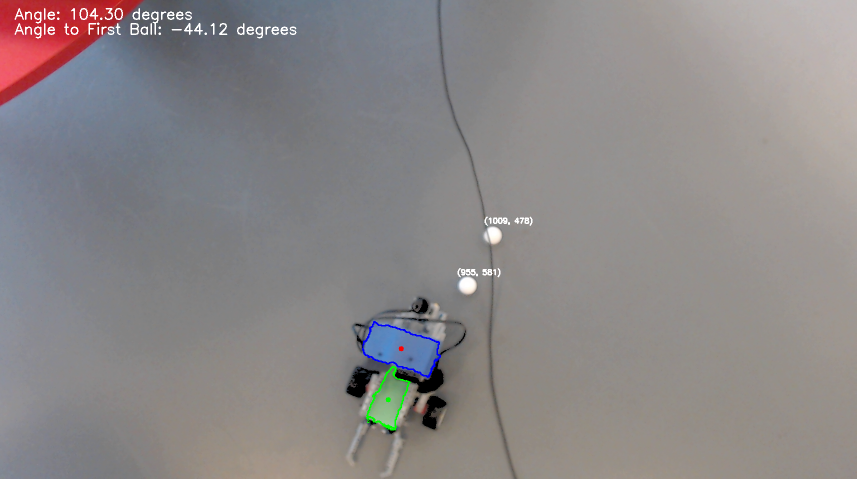
#> input picture 1. ORIGINAL-CODE/Images/image1.png, 1713 x 957 px, given in place of the camera (shown at 1/2 size)
$ python ObjectDetection.py
#> lines starting #> are read from the running program, lines starting #| are printed output that depends on the picture; after the words box and inside, x2 and y2 are one past the last pixel; in counts of white or black regions, pixels touching at a corner belong together
import cv2
import numpy as np

def detect_robot_points():

    cap = cv2.VideoCapture(0, cv2.CAP_DSHOW)

    cap.set(cv2.CAP_PROP_FRAME_WIDTH, 800)
    cap.set(cv2.CAP_PROP_FRAME_HEIGHT, 800)

    lower_blue = np.array([90, 100, 50])
    upper_blue = np.array([130, 255, 255])

    lower_green = np.array([40, 50, 50])
    upper_green = np.array([90, 255, 255])

    lower_white = np.array([0, 0, 200])
    upper_white = np.array([179, 30, 255])

    lower_black = np.array([0, 0, 0])
    upper_black = np.array([179, 70, 70])

    while True:
        ret, frame = cap.read()
#> frame is the input picture: shape (957, 1713, 3); mean B, G, R 135.9, 135.1, 139.2

        if not ret:
            break

        hsv = cv2.cvtColor(frame, cv2.COLOR_BGR2HSV)
#> hsv: shape (957, 1713, 3); mean H, S, V 53.5, 21.7, 144.2

        mask_blue = cv2.inRange(hsv, lower_blue, upper_blue)
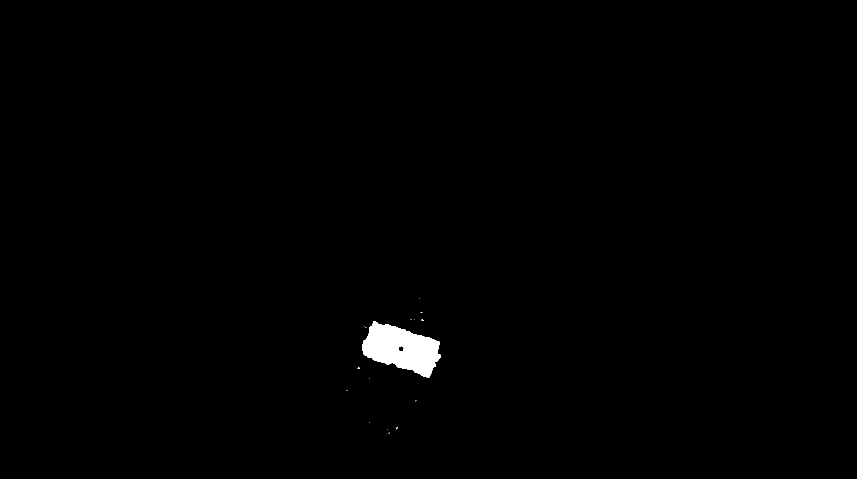
#> mask_blue: shape (957, 1713) (shown at 1/2 size); 0.66% white; 16 white regions (15 under 20 px), largest, box (x1, y1, x2, y2) and area: (724, 642, 882, 756) 10701
        mask_green = cv2.inRange(hsv, lower_green, upper_green)
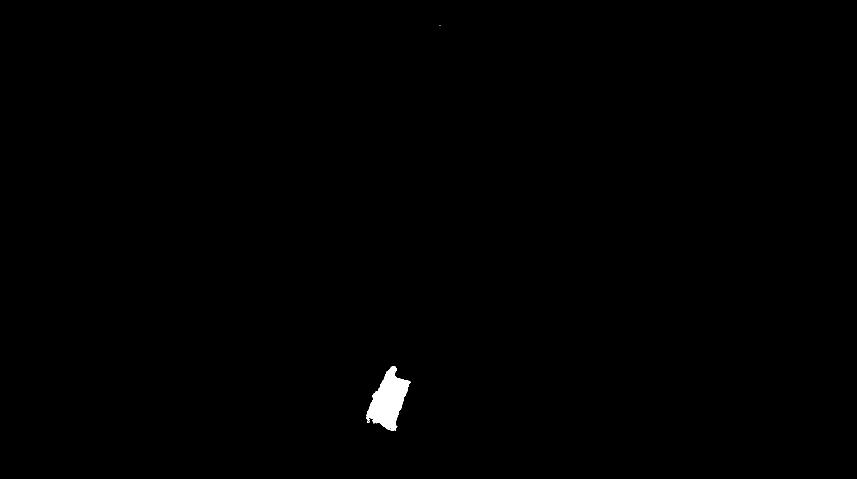
#> mask_green: shape (957, 1713) (shown at 1/2 size); 0.37% white; 2 white regions (1 under 20 px), largest, box (x1, y1, x2, y2) and area: (732, 732, 822, 861) 6098
        mask_white = cv2.inRange(hsv, lower_white, upper_white)
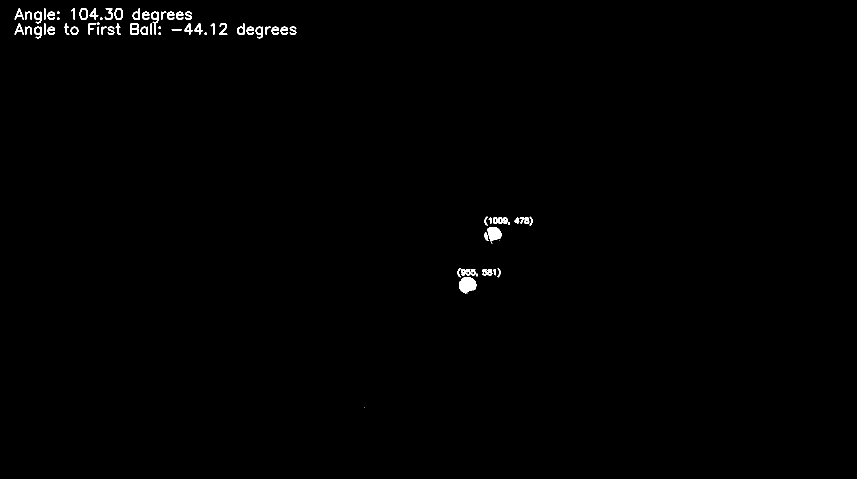
#> mask_white: shape (957, 1713) (shown at 1/2 size); 0.54% white; 72 white regions (4 under 20 px), largest, box (x1, y1, x2, y2) and area: (918, 554, 953, 587) 856, (975, 454, 1003, 483) 599, (986, 435, 1015, 448) 267
        mask_black = cv2.inRange(hsv, lower_black, upper_black)
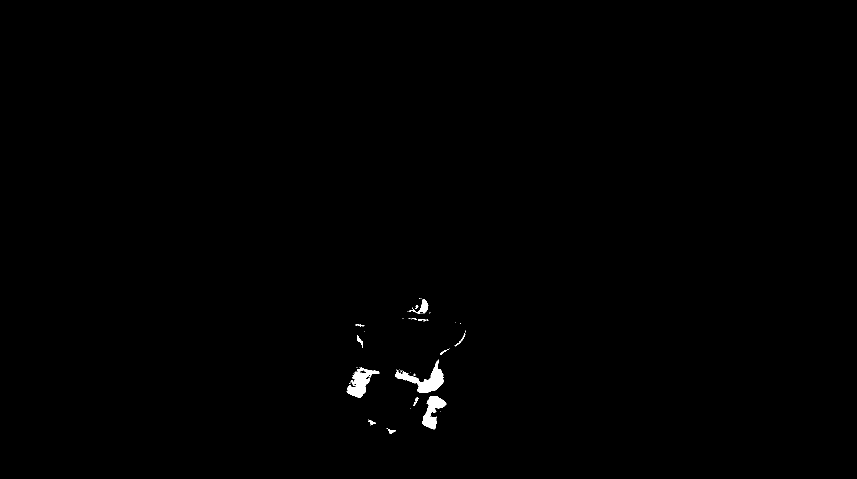
#> mask_black: shape (957, 1713) (shown at 1/2 size); 0.38% white; 57 white regions (44 under 20 px)

        contours_blue, _ = cv2.findContours(mask_blue, cv2.RETR_EXTERNAL, cv2.CHAIN_APPROX_SIMPLE)
#> contours_blue = 16 contours, 15 with area under 20; largest, box (x1, y1, x2, y2) and area: (724, 642, 882, 756) 10576
        contours_green, _ = cv2.findContours(mask_green, cv2.RETR_EXTERNAL, cv2.CHAIN_APPROX_SIMPLE)
#> contours_green = 2 contours, 1 with area under 20; largest, box (x1, y1, x2, y2) and area: (732, 732, 822, 861) 5921
        contours_white, _ = cv2.findContours(mask_white, cv2.RETR_EXTERNAL, cv2.CHAIN_APPROX_SIMPLE)
#> contours_white = 72 contours, 13 with area under 20; largest, box (x1, y1, x2, y2) and area: (918, 554, 953, 587) 806, (975, 454, 1003, 483) 554, (261, 46, 278, 70) 342, (229, 16, 246, 40) 304, (159, 16, 176, 40) 304
        contours_black, _ = cv2.findContours(mask_black, cv2.RETR_EXTERNAL, cv2.CHAIN_APPROX_SIMPLE)
#> contours_black = 57 contours, 46 with area under 20; largest, box (x1, y1, x2, y2) and area: (790, 719, 887, 786) 1964, (693, 735, 759, 795) 1583, (845, 792, 893, 859) 1362, (817, 599, 857, 628) 297, (714, 671, 725, 696) 68

        blue_coordinates = []
        for contour in contours_blue:
            area = cv2.contourArea(contour)
            if area > 100:
                cv2.drawContours(frame, [contour], -1, (255, 0, 0), 2)
                moments = cv2.moments(contour)
                cx = int(moments["m10"] / moments["m00"])
                cy = int(moments["m01"] / moments["m00"])
                blue_coordinates.append((cx, cy))
                cv2.circle(frame, (cx, cy), 5, (0, 0, 255), -1)
#> this loop made 16 passes
#> (area, cx, cy) on pass 11: (10575.5, 802, 697)
#> frame: shape (957, 1713, 3); 0.04% of pixels changed, all inside (x1, y1, x2, y2) = (723, 641, 883, 757)
#> after the loop, blue_coordinates = [(802, 697)]


        green_coordinates = []
        for contour in contours_green:
            area = cv2.contourArea(contour)
            if area > 100:
                cv2.drawContours(frame, [contour], -1, (0, 255, 0), 2)
                moments = cv2.moments(contour)
                cx = int(moments["m10"] / moments["m00"])
                cy = int(moments["m01"] / moments["m00"])
                green_coordinates.append((cx, cy))
                cv2.circle(frame, (cx, cy), 5, (0, 255, 0), -1)
#> this loop made 2 passes
#> (area, cx, cy) on pass 1: (5921, 776, 800)
#> frame: shape (957, 1713, 3); mean B, G, R 135.9, 135.2, 139.2
#> after the loop, green_coordinates = [(776, 800)]


        white_coordinates = []
        for contour in contours_white:
            area = cv2.contourArea(contour)
            if area > 100:
                moments = cv2.moments(contour)
                cx = int(moments["m10"] / moments["m00"])
                cy = int(moments["m01"] / moments["m00"])
                white_coordinates.append((cx, cy))
                cv2.circle(frame, (cx, cy), 5, (255, 255, 255), -1)
                cv2.putText(frame, f"({cx}, {cy})", (cx - 20, cy - 20), cv2.FONT_HERSHEY_SIMPLEX, 0.5, (255, 255, 255), 2)
#> this loop made 72 passes
#> (area, cx, cy) on passes 3, 6, 7, 14, 16, 18, 26, 27, 29, 30, 32, 36: (806, 934, 569), (158, 975, 543), (130, 941, 543), (554.5, 988, 466), (129, 1050, 440), (273.5, 999, 440), (131, 567, 60), (131, 549, 60), (220.5, 518, 62), (131, 499, 60), (193, 288, 61), (192, 148, 61)
#> area on passes 5, 8, 9, 10, 13, 17: 29, 84.5, 37, 38, 68, 56
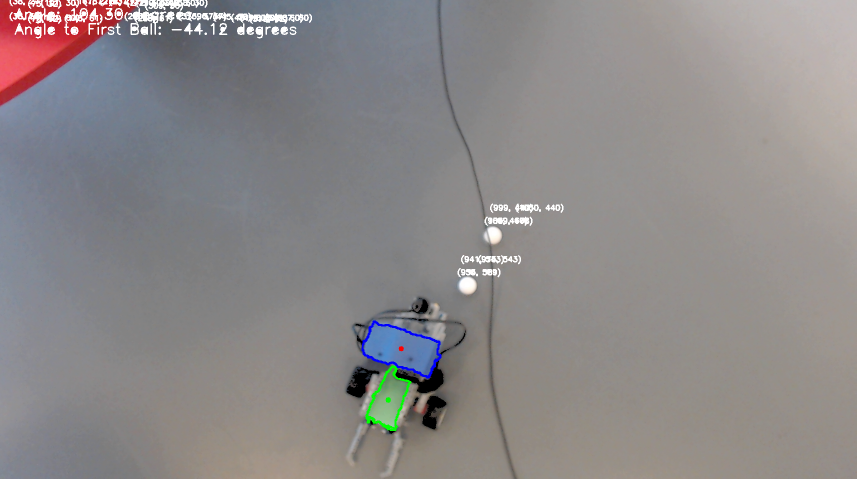
#> frame: shape (957, 1713, 3) (shown at 1/2 size); mean B, G, R 137, 136.4, 140.1
#> after the loop, white_coordinates = 32 pairs, first value 38 to 1050, second value 27 to 569

        frame[mask_black > 0] = 0
#> frame: shape (957, 1713, 3); 0.01% of pixels changed, all inside (x1, y1, x2, y2) = (724, 687, 882, 862)


        if len(blue_coordinates) > 0 and len(green_coordinates) > 0:
            backpoint = blue_coordinates[0]
#> backpoint = (802, 697)
            frontpoint = green_coordinates[0]
#> frontpoint = (776, 800)
            dx = frontpoint[0] - backpoint[0]
#> dx = -26
            dy = frontpoint[1] - backpoint[1]
#> dy = 103
            angle_back_front = np.degrees(np.arctan2(dy, dx))
#> angle_back_front = 104.2
            cv2.putText(frame, f"Angle: {angle_back_front:.2f} degrees", (50, 50), cv2.FONT_HERSHEY_SIMPLEX, 1, (255, 255, 255), 2)


        if len(blue_coordinates) > 0 and len(white_coordinates) > 0:
            backpoint = blue_coordinates[0]
            min_distance = float('inf')
            closest_ball = None
            for ball in white_coordinates:
                dx = ball[0] - backpoint[0]
                dy = ball[1] - backpoint[1]
                distance = np.sqrt(dx**2 + dy**2)
                if distance < min_distance:
                    min_distance = distance
                    closest_ball = ball
#> this loop made 32 passes
#> (dx, dy, distance, min_distance, closest_ball) on pass 1: (132, -128, 183.9, 183.9, (934, 569))
#> (ball, dx, dy, distance) on passes 2 to 7: ((975, 543), 173, -154, 231.6), ((941, 543), 139, -154, 207.5), ((988, 466), 186, -231, 296.6), ((1050, 440), 248, -257, 357.1), ((999, 440), 197, -257, 323.8), ((567, 60), -235, -637, 679)
#> after the loop, min_distance = 183.9
            if closest_ball is not None:
                dx = closest_ball[0] - backpoint[0]
#> dx = 132
                dy = closest_ball[1] - backpoint[1]
#> dy = -128
                angle_back_ball = np.degrees(np.arctan2(dy, dx))
#> angle_back_ball = -44.12
                cv2.putText(frame, f"Angle to First Ball: {angle_back_ball:.2f} degrees", (50, 80), cv2.FONT_HERSHEY_SIMPLEX, 1, (255, 255, 255), 2)
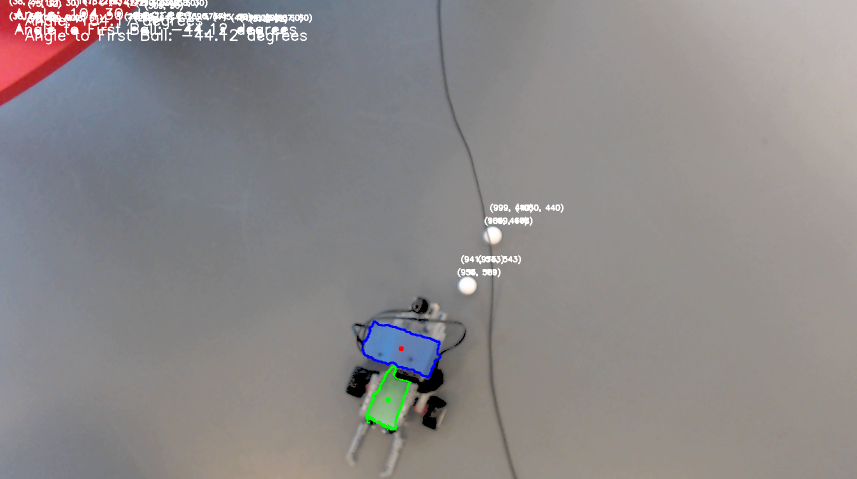
#> frame: shape (957, 1713, 3) (shown at 1/2 size); mean B, G, R 137.5, 136.8, 140.4

        cv2.imshow("Robot Point Detection", frame)

        if cv2.waitKey(1) & 0xFF == ord('q'):
#> (key q is pressed here)
            break

        print("Green Point Coordinates:")
        for coord in green_coordinates:
            print(coord)

        print("Blue Point Coordinates:")
        for coord in blue_coordinates:
            print(coord)

        print("White Ball Coordinates:")
        for coord in white_coordinates:
            print(coord)

    cap.release()
    cv2.destroyAllWindows()

if __name__ == '__main__':
    detect_robot_points()

$ run again, on 1. ORIGINAL-CODE/Images/image3.png
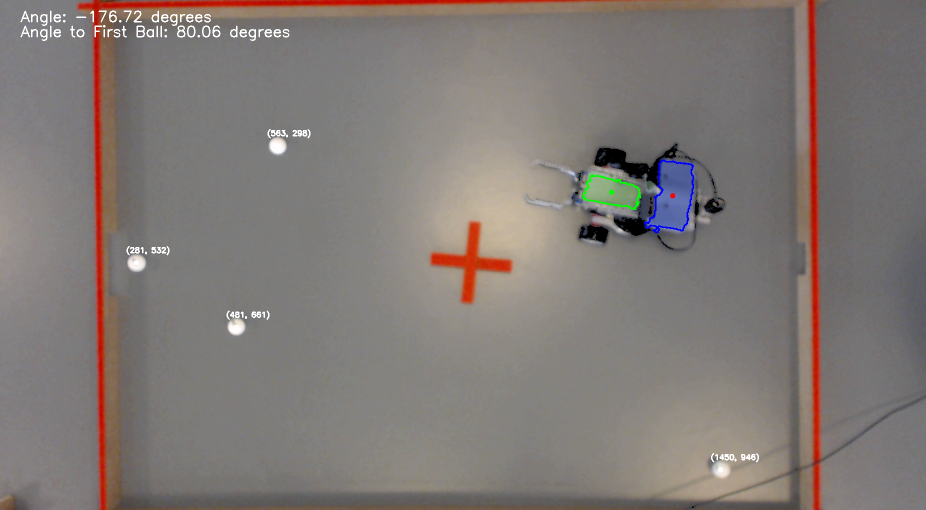
#> input picture 1. ORIGINAL-CODE/Images/image3.png, 1852 x 1020 px, given in place of the camera (shown at 1/2 size)
#> in detect_robot_points, frame is the input picture: shape (1020, 1852, 3); mean B, G, R 117.4, 120.9, 128.8
#> hsv: shape (1020, 1852, 3); mean H, S, V 41.2, 23.2, 129.9
#> in detect_robot_points, `mask_blue = cv2.inRange(hsv, lower_blue, upper_blue)`:
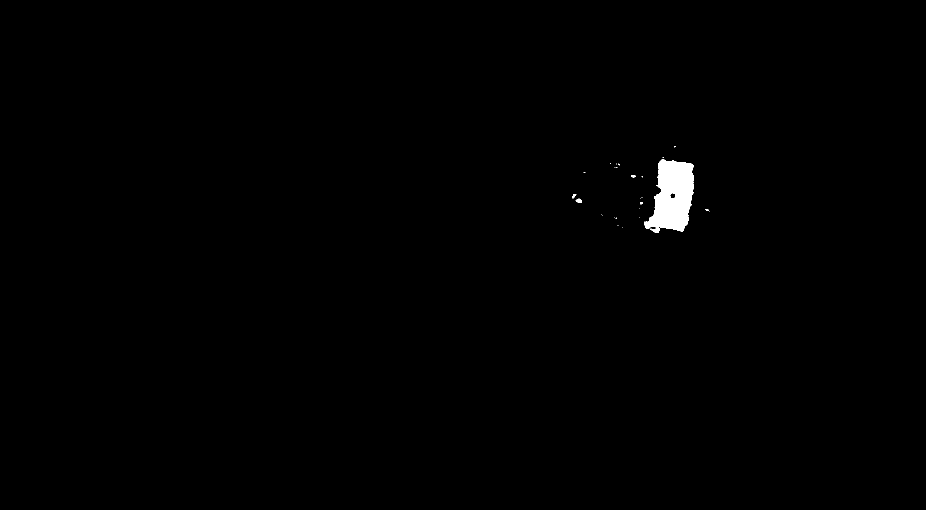
#> mask_blue: shape (1020, 1852) (shown at 1/2 size); 0.53% white; 27 white regions (23 under 20 px), largest, box (x1, y1, x2, y2) and area: (1288, 319, 1388, 466) 9710, (1151, 397, 1163, 406) 72, (1145, 388, 1153, 397) 36, (1263, 350, 1271, 355) 33
#> mask_green: shape (1020, 1852); 0.3% white; 4 white regions (2 under 20 px), largest, box (x1, y1, x2, y2) and area: (1164, 348, 1282, 420) 5567, (1294, 364, 1305, 376) 103
#> mask_white: shape (1020, 1852); 0.61% white; 86 white regions (3 under 20 px), largest, box (x1, y1, x2, y2) and area: (539, 276, 572, 309) 825, (256, 511, 290, 542) 805, (456, 639, 489, 670) 732
#> mask_black: shape (1020, 1852); 0.42% white; 65 white regions (52 under 20 px)
#> contours_blue = 27 contours, 23 with area under 20; largest, box (x1, y1, x2, y2) and area: (1288, 319, 1388, 466) 9558, (1151, 397, 1163, 406) 56, (1145, 388, 1153, 397) 23, (1263, 350, 1271, 355) 22
#> contours_green = 4 contours, 2 with area under 20; largest, box (x1, y1, x2, y2) and area: (1164, 348, 1282, 420) 5420, (1294, 364, 1305, 376) 86
#> contours_white = 86 contours, 14 with area under 20; largest, box (x1, y1, x2, y2) and area: (539, 276, 572, 309) 779, (256, 511, 290, 542) 763, (456, 639, 489, 670) 712, (1428, 925, 1457, 954) 555, (273, 51, 290, 75) 342
#> contours_black = 64 contours, 55 with area under 20; largest, box (x1, y1, x2, y2) and area: (1189, 291, 1355, 371) 3978, (1228, 433, 1301, 472) 1434, (1158, 449, 1217, 486) 1086, (1409, 397, 1445, 427) 405, (1389, 403, 1398, 431) 151
#> the loop in detect_robot_points, `for contour in contours_blue:` made 27 passes
#> (area, cx, cy) on pass 25: (9558, 1345, 392)
#> after the loop in detect_robot_points, `for contour in contours_blue:`: blue_coordinates = [(1345, 392)]
#> the loop in detect_robot_points, `for contour in contours_green:` made 4 passes
#> (area, cx, cy) on pass 4: (5420, 1223, 384)
#> after the loop in detect_robot_points, `for contour in contours_green:`: green_coordinates = [(1223, 384)]
#> the loop in detect_robot_points, `for contour in contours_white:` made 86 passes
#> (area, cx, cy) on passes 1, 3, 5, 9, 12, 14, 17, 20: (555, 1441, 939), (142, 1502, 913), (215, 1454, 913), (712, 472, 654), (171, 512, 628), (148, 470, 629), (763, 272, 525), (118, 311, 499)
#> after the loop in detect_robot_points, `for contour in contours_white:`: white_coordinates = 37 pairs, first value 50 to 1502, second value 32 to 939
#> backpoint = (1345, 392)
#> frontpoint = (1223, 384)
#> in detect_robot_points, `dx = frontpoint[0] - backpoint[0]`: dx = -122
#> in detect_robot_points, `dy = frontpoint[1] - backpoint[1]`: dy = -8
#> angle_back_front = -176.2
#> the loop in detect_robot_points, `for ball in white_coordinates:` made 37 passes
#> (dx, dy, distance, min_distance, closest_ball) on passes 1 to 3: (96, 547, 555.4, 555.4, (1441, 939)), (157, 521, 544.1, 544.1, (1502, 913)), (109, 521, 532.3, 532.3, (1454, 913))
#> after the loop in detect_robot_points, `for ball in white_coordinates:`: min_distance = 532.3
#> in detect_robot_points, `dx = closest_ball[0] - backpoint[0]`: dx = 109
#> in detect_robot_points, `dy = closest_ball[1] - backpoint[1]`: dy = 521
#> angle_back_ball = 78.18
#> in detect_robot_points, `cv2.putText(frame, f"Angle to First Ball: {angle_back_ball:.2f} degree..`:
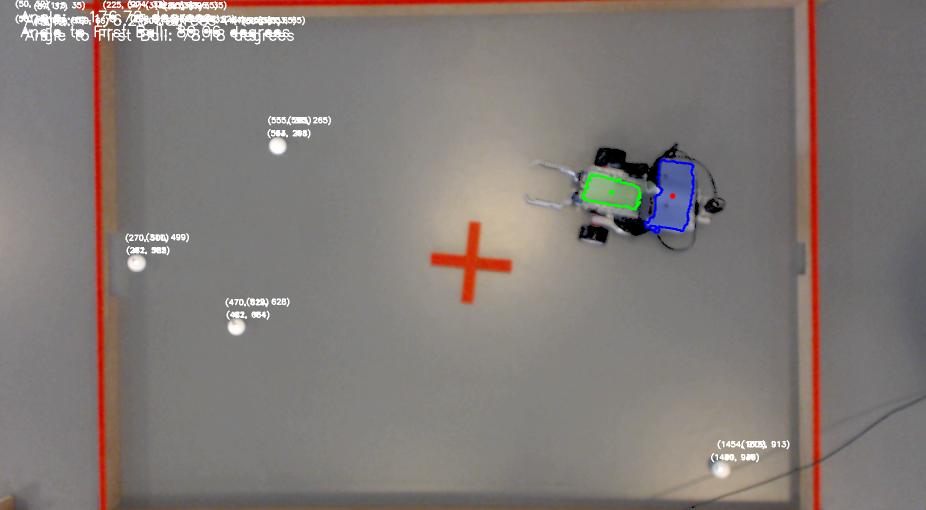
#> frame: shape (1020, 1852, 3) (shown at 1/2 size); mean B, G, R 118.9, 122.4, 129.9
